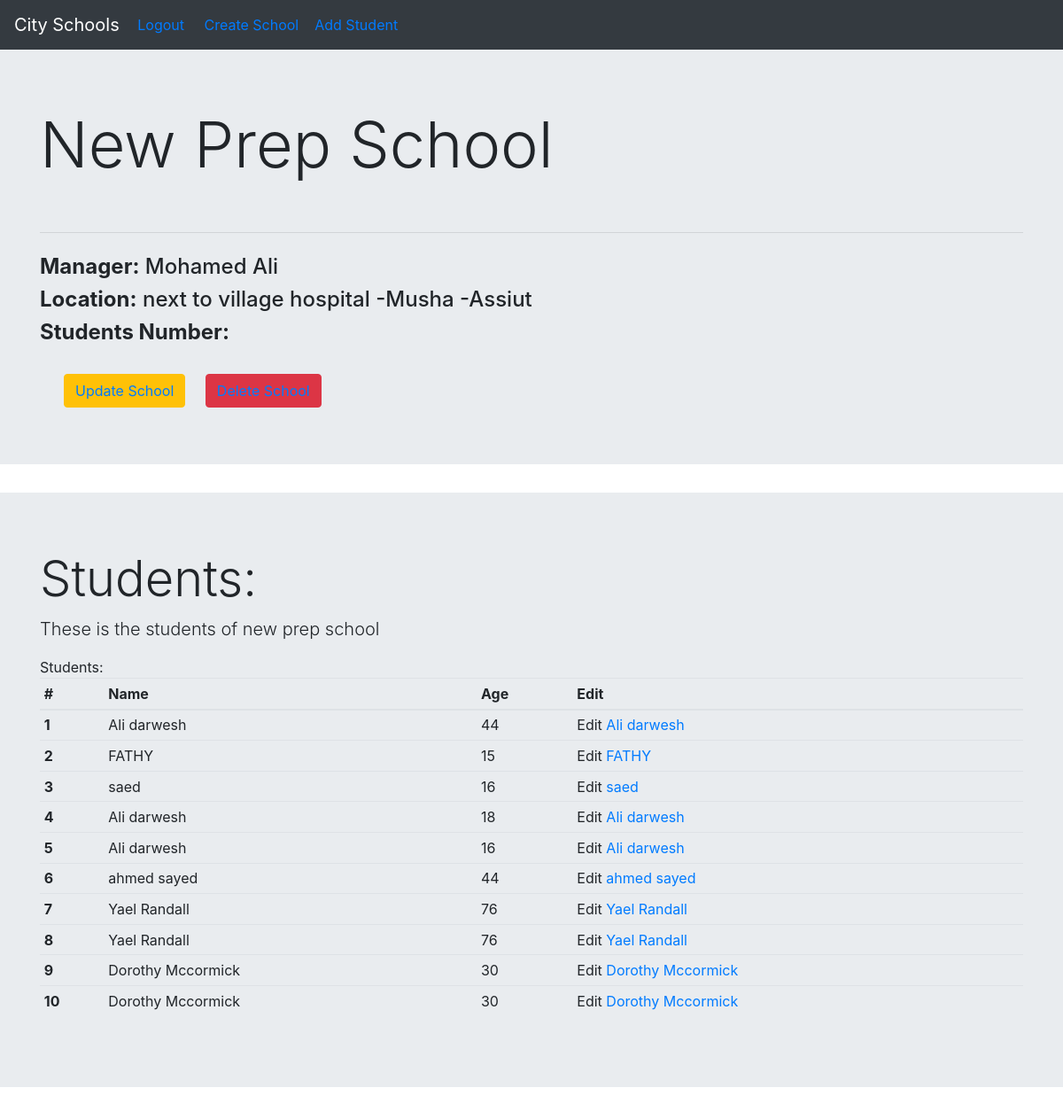
Screenshot of /schools/4/ (signed in) with the database file from the repository.
### schools/models.py (models this page shows, shortened)
class School(models.Model):
    name = models.CharField(max_length=150)
    manager = models.CharField(max_length=150)
    location = models.CharField(max_length=264)
    city=models.CharField(max_length=20)
    Country = models.CharField(max_length=40)
    stage_choices =[
        ('Primary','Primary'),
        ('Preparatory','Preparatory'),
        ('Secondary','Secondary')
    ]
    stage = models.TextField(max_length=20 , choices= stage_choices)
    def __str__(self):
        return self.name

class Student(models.Model):
    name =models.CharField(max_length=50)
    age = models.IntegerField()
    school = models.ForeignKey(School,on_delete=models.CASCADE,related_name='students')

### schools/views.py (the view)
# urls.py: path('<int:pk>/',views.SchoolDetailView.as_view(),name='detail'),
class SchoolDetailView(DetailView):
    model=School
    template_name = 'schools/detail.html'
    context_object_name='school_detail'

### schools/templates/schools/detail.html (shortened to what this page needs)
{%extends 'schools/base.html'%}
{%block body_block %}
    <div class="jumbotron jumbotron-fluid">
        <div class=container>
{%if school_detail %}
                <h2 class="display-3"><span id='scl_name'>{{school_detail.name | title}} </span> School</h2> <br>
                <hr class="my-4">
                <h4><b> Manager:</b> {{school_detail.manager}}</h4>
                <h4><b>Location:</b> {{school_detail.location}}</h4>
                <h4><b>Students Number: </b> {{students_number}}</h4>
                {%if user.is_authenticated %}
                <br>&nbsp;&nbsp;&nbsp;&nbsp;&nbsp;
                <button class="btn btn-warning">
                        <a href="{% url 'schools:update' pk=school_detail.pk %}">Update School</a>
                    </button>&nbsp;&nbsp;&nbsp;&nbsp;
                    <button class="btn btn-danger">
                        <a href="{% url 'schools:delete' pk=school_detail.pk %}">Delete School</a>
                    </button>
                    <br>
                {%endif%}
        </div>
    </div>
    {%if user.is_authenticated %}
    <div class="jumbotron jumbotron-fluid">
        <div class="container">
          <h1 class="display-4">Students:</h1>
          <p class="lead">These is the students of {{school_detail.name}} school</p>
          <div class="table-responsive">
            <table class="table table-sm" >
                <thead>
                    <tr>
                      <th scope="col">#</th>
                      <th  scope="col">Name</th>
                      <th scope="col">Age</th>
                      <th scope="col">Edit</th>
                    </tr>
                </thead>
                        Students: {% for student in school_detail.students.all %}
                        <tr>
                            <th scope="row">{{forloop.counter}}</th>
                            <td>{{student.name}}</td>
                            <td>{{student.age}}</td>
                            <td>Edit <a href="/schools/student/{{student.id}}">{{student.name}}</a></td>
                        </tr>
                                {%endfor%}
            </table>
        </div>
        </div></div>
        {%else%}
        <div class="alert alert-info" id='manager_alert' role="alert">
            IF you are manger login for more details
        </div>
        {%endif%}
{%else%}
<h1>No Details Avaible Now!</h1>
{%endif%}
{%endblock%}

### schools/templates/schools/base.html (shortened to what this page needs)
{% load static %}
<!DOCTYPE html>
<html lang="en">
<head>
    <link rel="stylesheet" href="https://stackpath.bootstrapcdn.com/bootstrap/4.4.1/css/bootstrap.min.css">
    <link rel="stylesheet" href="{% static 'style.css' %}">
</head>
<body>
        <nav class="navbar navbar-expand-lg navbar-dark bg-dark">
            <a class="navbar-brand" href="{%url 'schools:school_list' %}"> City Schools </a>&nbsp;
            <ul class="navbar-nav  mr-auto">
            {% if user.is_authenticated %}
            <li class="nav-item"> <a class="navbar-link" href="{% url 'schools:user_logout' %}"> Logout &nbsp;&nbsp;</a></li>&nbsp;&nbsp;
            <li class="nav-item"> <a class="navbar-link" href="{% url 'schools:create' %}"> Create School &nbsp;&nbsp;</a></li>&nbsp;
            <li class="nav-item"> <a class="navbar-link" href="{% url 'schools:std_create'%}"> Add Student </a></li>&nbsp;
            {%else%}
            <li class="navbar-link"> <a href="{% url 'schools:user_login' %}"> Login</a></li>&nbsp;
            {%endif%}
            </ul>
        </nav>
</body>
</html>
    {% block body_block %}
    {%endblock%}

### rows the page displays
School: name "New Prep", manager "Mohamed Ali", location "next to village hospital -Musha -Assiut", name "new prep"
Student: name "Ali darwesh", age "44"
Student: name "FATHY", age "15"
Student: name "saed", age "16"
Student: name "Ali darwesh", age "18"
Student: name "Ali darwesh", age "16"
Student: name "ahmed sayed", age "44"
Student: name "Yael Randall", age "76"
Student: name "Yael Randall", age "76"
Student: name "Dorothy Mccormick", age "30"
Student: name "Dorothy Mccormick", age "30"
